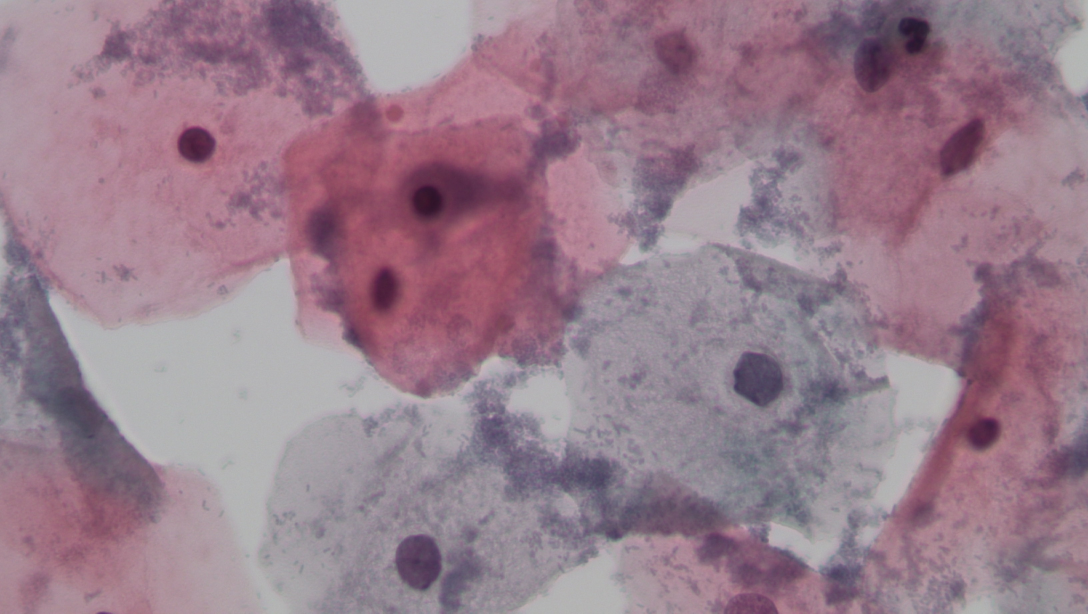
#> input picture assets/input/IMG01311.JPG, 3264 x 1840 px (shown at 1/3 size)
$ python -i watershed_extraction.py   (imports and definitions only)   (older library calls are emulated)
#> lines starting #> are read from the running program, lines starting #| are printed output that depends on the picture; after the words box and inside, x2 and y2 are one past the last pixel; in counts of white or black regions, pixels touching at a corner belong together
#> further down, picture is the input picture: shape (1840, 3264, 3); mean B, G, R 140.5, 125.5, 152.4
# ---------------------------------------------------
# Cells extraction using the watershed method from
# OpenCv library
# ---------------------------------------------------

# import the necessary packages
import glob
import os
import time
import numpy as np
import cv2
import configparser


from skimage import morphology
from skimage import io
from skimage.measure import regionprops
from skimage.feature import peak_local_max
import matplotlib.patches as mpatches

from scipy import ndimage
from datetime import timedelta

import config


def detections_cells(image):

    # perform pyramid mean shift filtering
    # to aid the thresholding step
    shifted = cv2.pyrMeanShiftFiltering(image, 21, 51)

    # convert the mean shift image to grayscale, then apply
    # Otsu's thresholding
    # gray = cv2.cvtColor(shifted, cv2.COLOR_BGR2GRAY)
    gray = cv2.cvtColor(shifted, cv2.COLOR_RGB2GRAY)
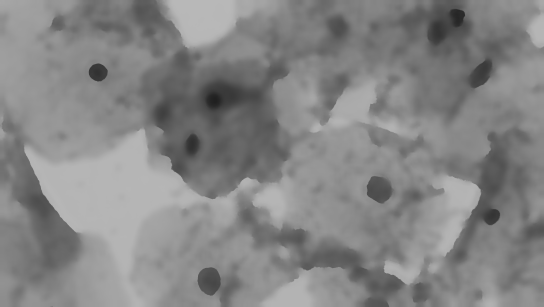
#> gray: shape (1840, 3264) (shown at 1/6 size); min 31, max 184, mean 133.1
    thresh = cv2.threshold(gray, 0, 255,
                           cv2.THRESH_BINARY_INV | cv2.THRESH_OTSU)[1]
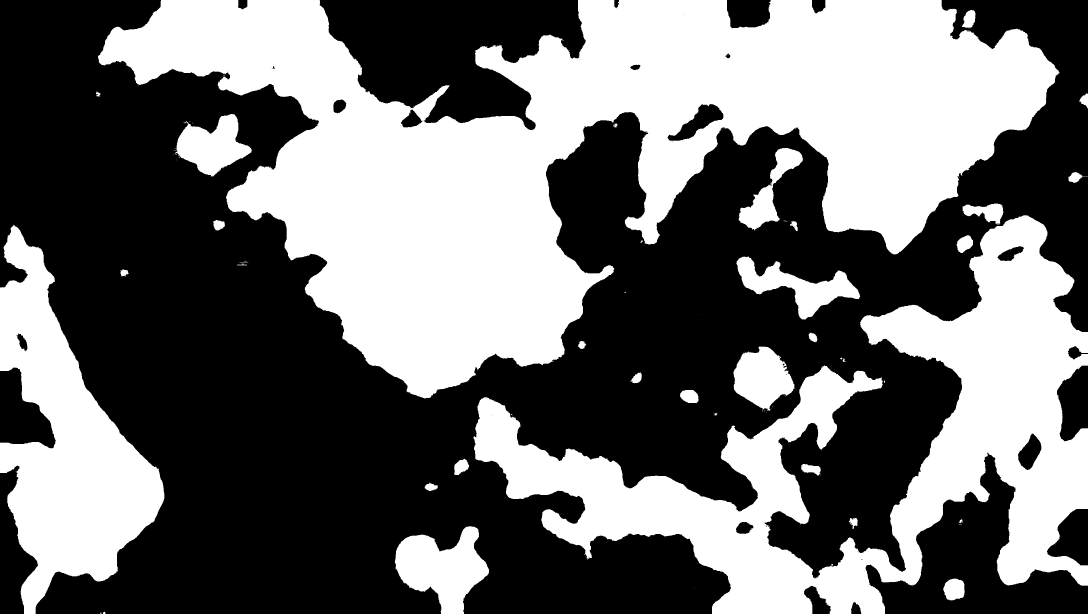
#> thresh: shape (1840, 3264) (shown at 1/3 size); 43.5% white; 117 white regions (80 under 20 px), largest, box (x1, y1, x2, y2) and area: (294, 0, 3178, 1195) 1515035, (1420, 646, 3264, 1840) 684852, (0, 674, 493, 1840) 263079

    # morphological transformation
    selem = morphology.disk(5)
    thresh = morphology.dilation(thresh, selem)
#> thresh: shape (1840, 3264); 46.3% white; 30 white regions, largest, box (x1, y1, x2, y2) and area: (289, 0, 3183, 1200) 1574771, (1415, 605, 3264, 1840) 775301, (0, 669, 498, 1840) 278925

    # compute the exact Euclidean distance from every binary
    # pixel to the nearest zero pixel, then find peaks in this
    # distance map
    d = ndimage.distance_transform_edt(thresh)
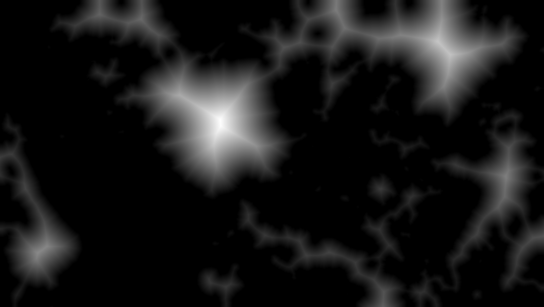
#> d: shape (1840, 3264) float64 (shown at 1/6 size); min 0, max 353, mean 32.7; drawn with min black and max white
    local_max = peak_local_max(d, indices=False, min_distance=20,
                               labels=thresh)
#> local_max: shape (1840, 3264) bool; 0% white in thin lines or dots

    # perform a connected component analysis on the local peaks,
    # using 8-connectivity, then apply the Watershed algorithm
    markers = ndimage.label(local_max, structure=np.ones((3, 3)))[0]
#> markers: shape (1840, 3264) int32; 117 distinct labels, from 0 to 116
    labels = morphology.watershed(-d, markers, mask=thresh)
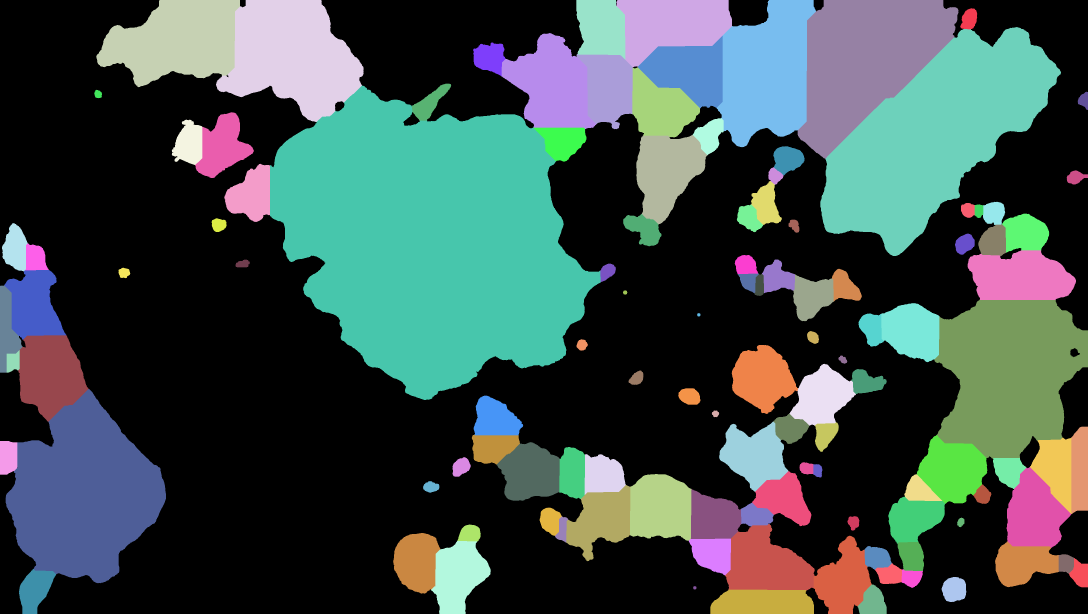
#> labels: shape (1840, 3264) int32 (shown at 1/3 size); 117 distinct labels, from 0 to 116; one colour per label, 0 black

    # Remove lables too small
    filtered_labels = np.copy(labels)
    component_sizes = np.bincount(labels.ravel())
#> component_sizes = 117 values, max 3222741 at index 0, min 81 at index 53, mean 51331.3
    too_small = component_sizes < 1000
    too_small_mask = too_small[labels]
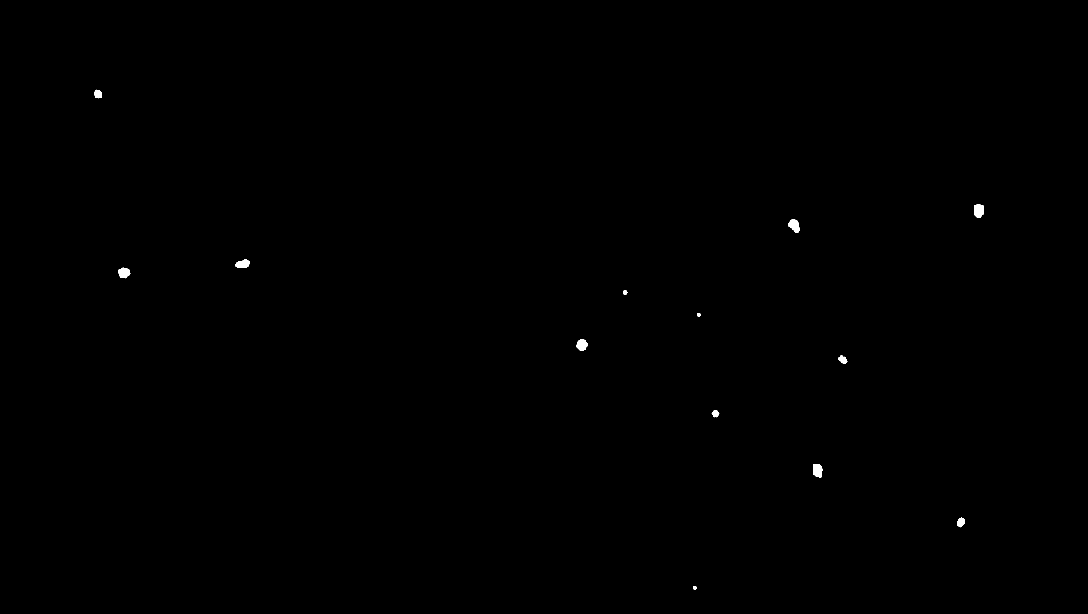
#> too_small_mask: shape (1840, 3264) bool (shown at 1/3 size); 0.12% white; 13 white regions, largest, box (x1, y1, x2, y2) and area: (2924, 613, 2950, 654) 928, (2440, 1392, 2467, 1433) 918, (2365, 659, 2398, 698) 883
    filtered_labels[too_small_mask] = 1
#> filtered_labels: shape (1840, 3264) int32; 104 distinct labels, from 0 to 116

    too_big = component_sizes > 15000
    too_big_mask = too_big[labels]
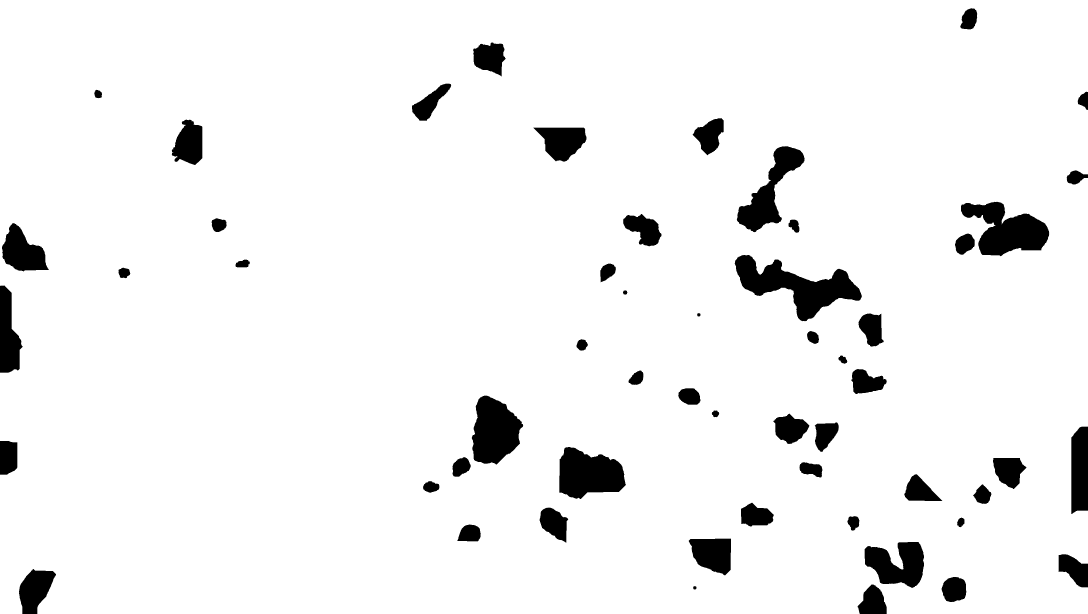
#> too_big_mask: shape (1840, 3264) bool (shown at 1/3 size); 94.5% white; 55 black regions, largest, box (x1, y1, x2, y2) and area: (2204, 765, 2586, 964) 30967, (2883, 605, 3148, 769) 24643, (1678, 1341, 1878, 1497) 22393
    filtered_labels[too_big_mask] = 1
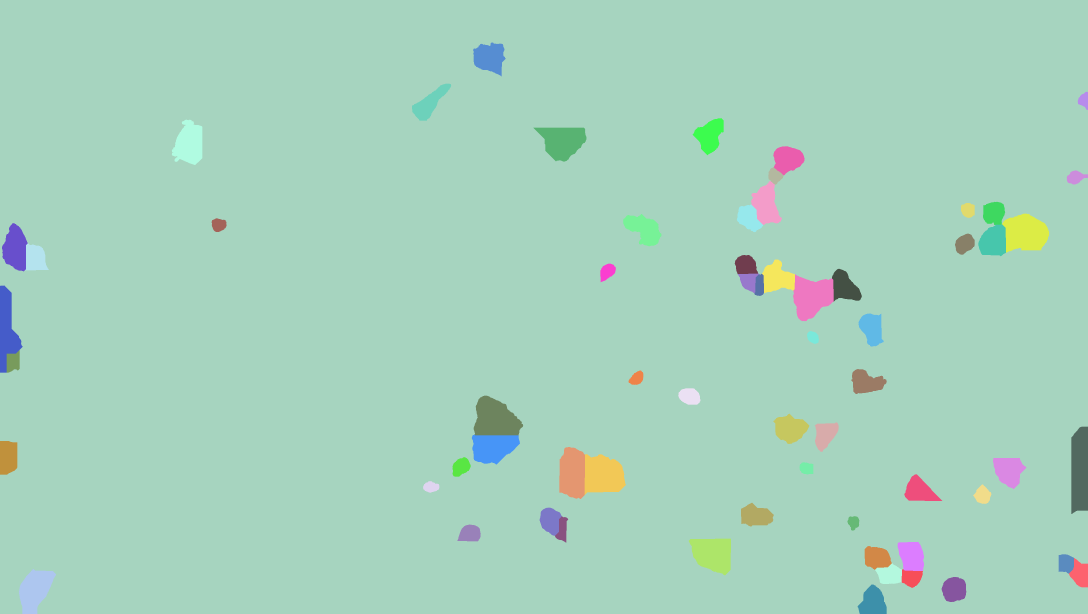
#> filtered_labels: shape (1840, 3264) int32 (shown at 1/3 size); 64 distinct labels, from 1 to 115; one colour per label, 0 black

    return filtered_labels


# [37 lines left out: function extraction_cells, not called in this run]

# Main execution


# [26 lines not run here, left out]

>>> import cv2
>>> picture = cv2.imread('assets/input/IMG01311.JPG')
>>> result = detections_cells(picture)

$ run again, on assets/input/IMG01314.JPG
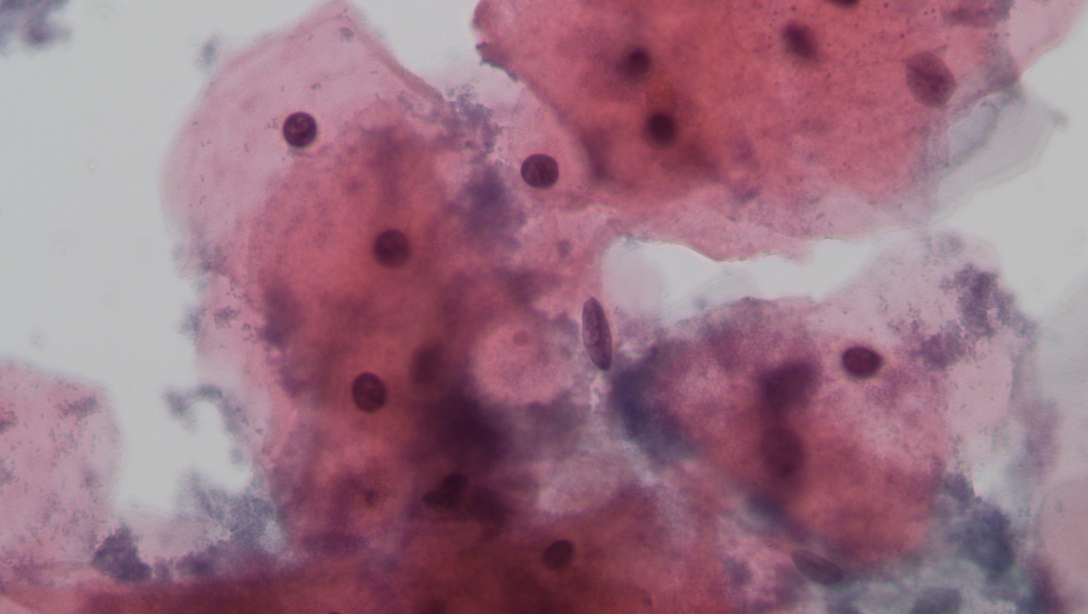
#> input picture assets/input/IMG01314.JPG, 3264 x 1840 px (shown at 1/3 size)
#> picture is the input picture: shape (1840, 3264, 3); mean B, G, R 130.9, 114.6, 155.3
#> local_max: shape (1840, 3264) bool; 0% white in thin lines or dots
#> markers: shape (1840, 3264) int32; 42 distinct labels, from 0 to 41
#> in detections_cells, `labels = morphology.watershed(-d, markers, mask=thresh)`:
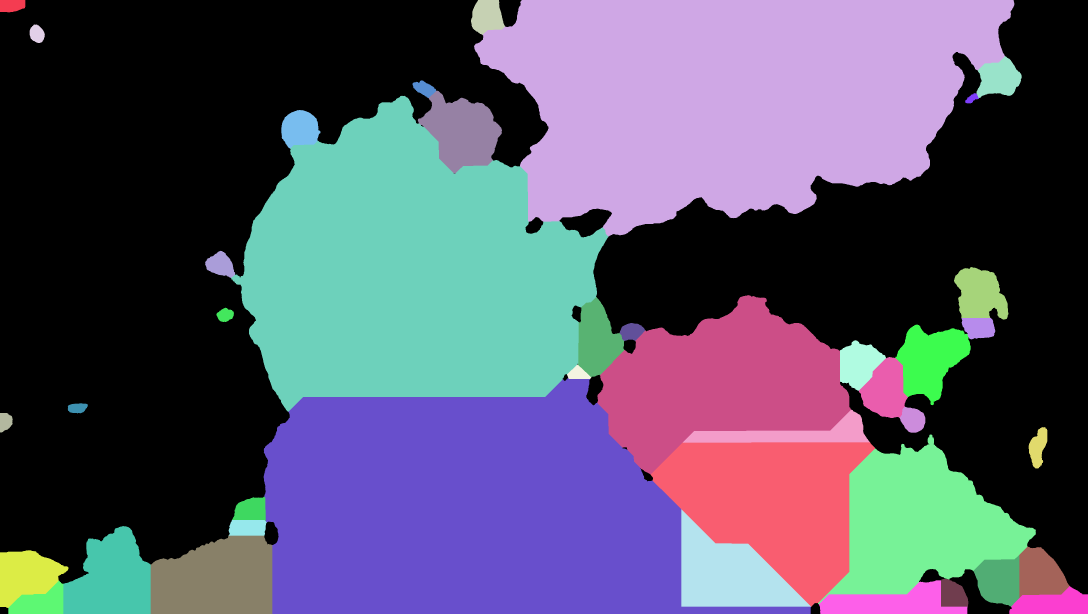
#> labels: shape (1840, 3264) int32 (shown at 1/3 size); 42 distinct labels, from 0 to 41; one colour per label, 0 black
#> component_sizes = 42 values, max 2591914 at index 0, min 705 at index 7, mean 142994.3
#> too_small_mask: shape (1840, 3264) bool; 0.01% white; 1 white region, box (x1, y1, x2, y2) and area: (2895, 279, 2937, 310) 705
#> too_big_mask: shape (1840, 3264) bool; 98% white; 20 black regions, largest, box (x1, y1, x2, y2) and area: (2520, 1021, 2658, 1172) 13338, (3028, 1758, 3264, 1840) 13176, (2895, 168, 3065, 310) 12021
#> in detections_cells, `filtered_labels[too_big_mask] = 1`:
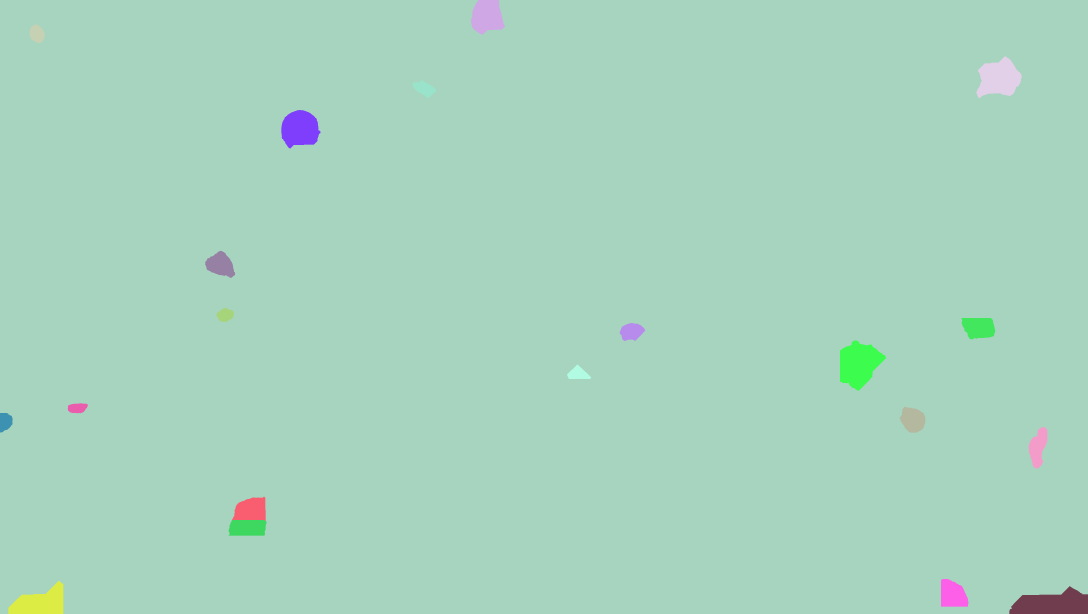
#> filtered_labels: shape (1840, 3264) int32 (shown at 1/3 size); 21 distinct labels, from 1 to 41; one colour per label, 0 black

$ run again, on assets/input/IMG01315.JPG
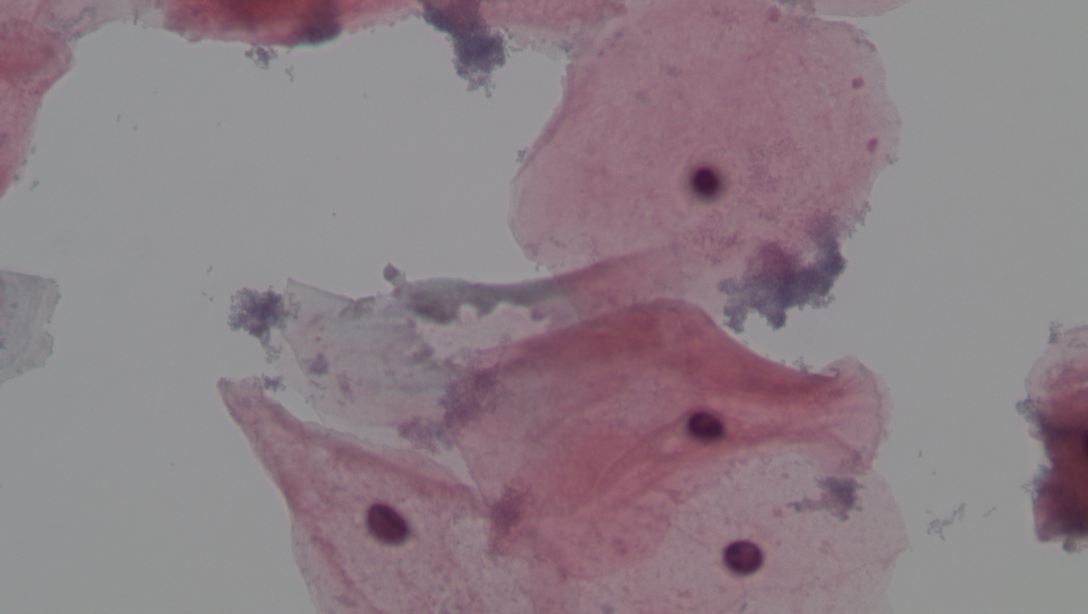
#> input picture assets/input/IMG01315.JPG, 3264 x 1840 px (shown at 1/3 size)
#> picture is the input picture: shape (1840, 3264, 3); mean B, G, R 134.3, 127, 141.6
#> local_max: shape (1840, 3264) bool; 0% white in thin lines or dots
#> markers: shape (1840, 3264) int32; 57 distinct labels, from 0 to 56
#> in detections_cells, `labels = morphology.watershed(-d, markers, mask=thresh)`:
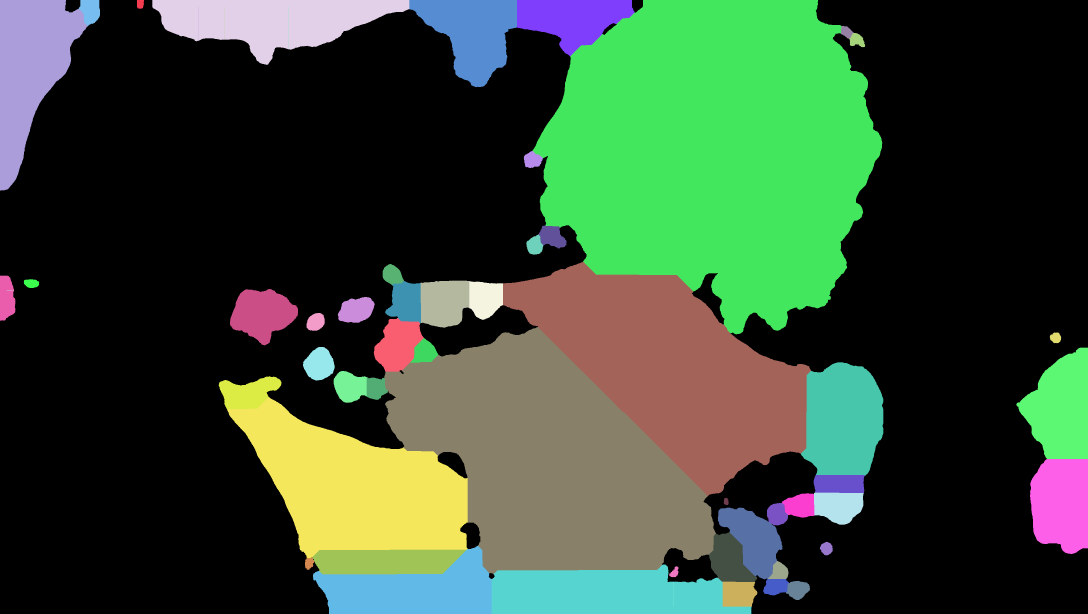
#> labels: shape (1840, 3264) int32 (shown at 1/3 size); 57 distinct labels, from 0 to 56; one colour per label, 0 black
#> component_sizes = 57 values, max 3463132 at index 0, min 22 at index 18, mean 105364.2
#> too_small_mask: shape (1840, 3264) bool; 0.09% white; 12 white regions, largest, box (x1, y1, x2, y2) and area: (71, 838, 118, 864) 964, (2522, 78, 2561, 117) 952, (3149, 997, 3184, 1030) 841
#> too_big_mask: shape (1840, 3264) bool; 97.6% white; 27 black regions, largest, box (x1, y1, x2, y2) and area: (2301, 1425, 2595, 1576) 28260, (2126, 1597, 2272, 1820) 20617, (1148, 792, 1263, 970) 12815
#> in detections_cells, `filtered_labels[too_big_mask] = 1`:
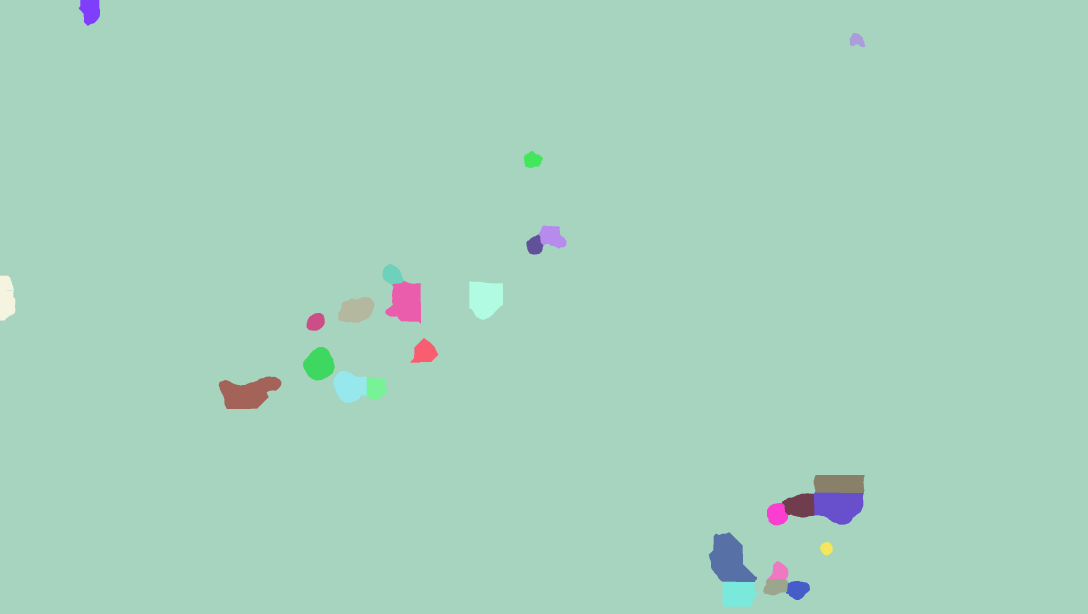
#> filtered_labels: shape (1840, 3264) int32 (shown at 1/3 size); 27 distinct labels, from 1 to 56; one colour per label, 0 black
